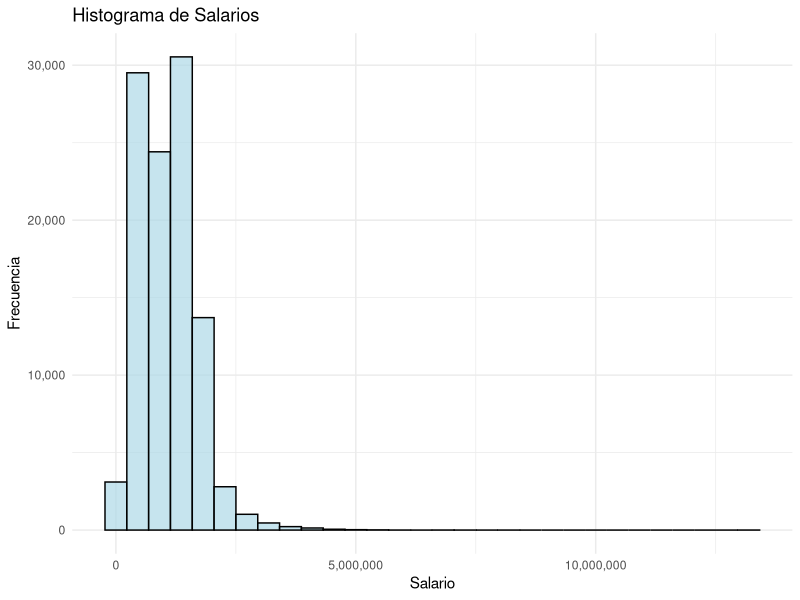
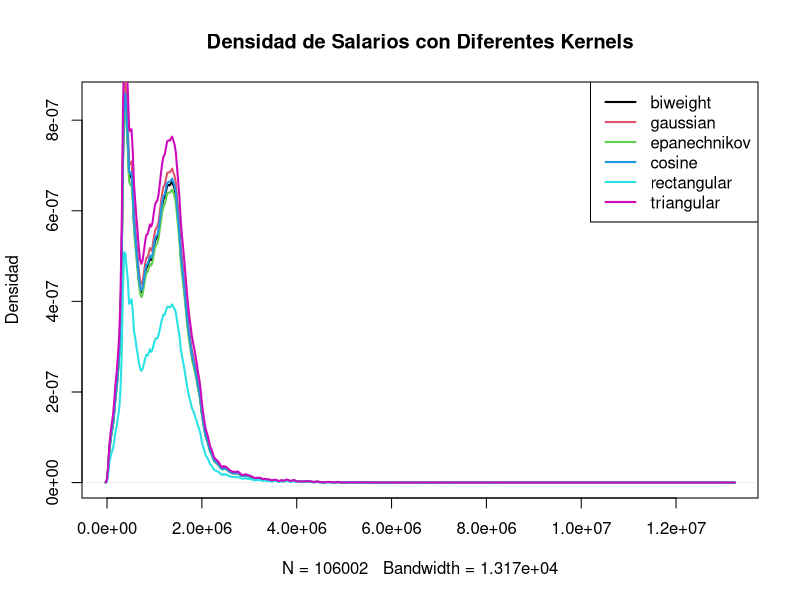

Reproduce these figures in R, in order.
library(readr)
library(tidyverse)
library(dplyr)
library(ggplot2)

BD <- read_csv2("BaseSalarios.csv")[-6]
BD <- BD %>% rename("Salario" = "U. Salario", "Cuotas" = "Coutas" ) 

#Histograma de los salarios 
hist_salarios <- ggplot(BD, aes(x = Salario)) +
  geom_histogram(fill = "lightblue", color = "black", alpha = 0.7) +
  labs(title = "Histograma de Salarios", x = "Salario", y = "Frecuencia") + 
  scale_x_continuous(labels = scales::comma_format()) +
  scale_y_continuous(labels = scales::comma_format()) +
  theme_minimal()
print(hist_salarios)

#Densidad de los salarios por Kernel
Kernels <- c("biweight", "gaussian", "epanechnikov", "cosine", "rectangular", 
             "triangular")

densidades <- lapply(Kernels, function(kernel) {
  density(BD$Salario, kernel = kernel, bw = "ucv")
})

plot(densidades[[1]], main = "Densidad de Salarios con Diferentes Kernels", 
     xlim = c(0, max(BD$Salario)), lwd = 2, ylab = "Densidad")

for (i in 2:length(Kernels)) {
  lines(densidades[[i]], col = i, lwd = 2)
}

legend("topright", legend = Kernels, col = seq(Kernels), lty = 1, lwd = 2)

